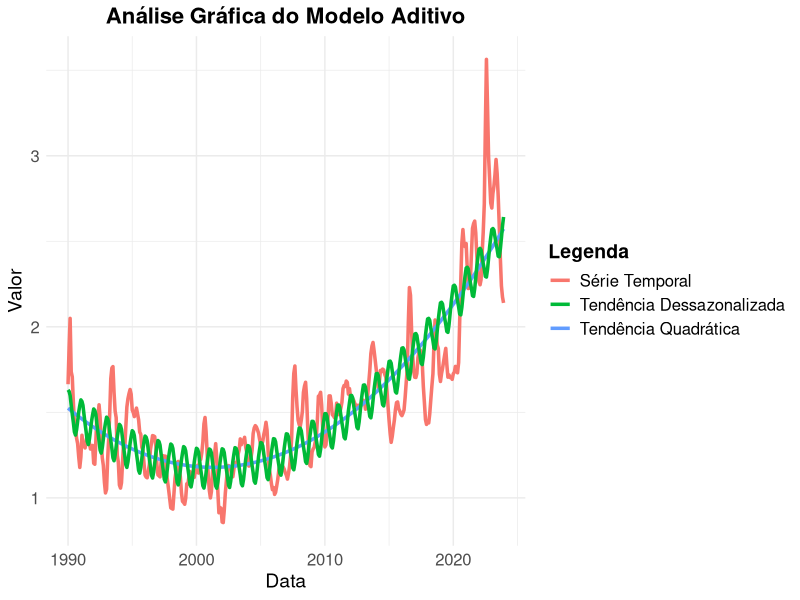
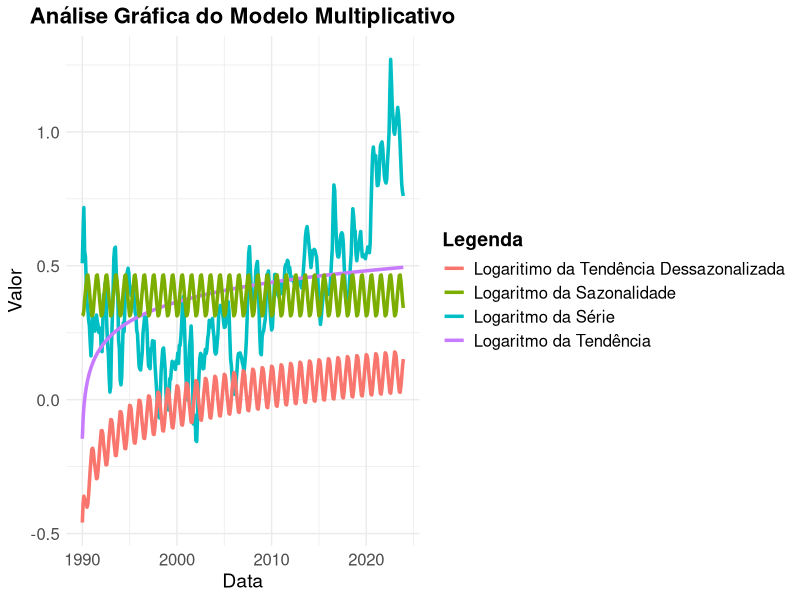

R code for these plots, in order:
# 0) Configurações iniciais -----------------------------------------------

# 0.1) Limpando RStudio: Environment e Console
rm(list = ls())
cat("\014")

# 0.2) Importando pacotes necessários
library(dplyr)
library(tidyr)
library(readxl)
library(ggplot2)

# 0.3) Importando base de dados
df <- readxl::read_excel("inputs/preco_leite_ipca.xlsx")

# 0.4) Tratando dados
df_tratado <- 
  df %>% 
  # Separando a coluna "col1" em "data" e "pl_ipca"
  tidyr::separate(col1, into = c("data", "pl_ipca"), sep = "     ") %>% 
  # Convertendo a coluna "data" para o formato de data, adicionando "-01" e 
  # formatando corretamente
  dplyr::mutate(data = as.Date(paste0(data, "-01"), format = "%Y:%m-%d")) %>% 
  # Convertendo a coluna "pl_ipca" para o tipo numérico, substituindo vírgulas 
  # por pontos
  dplyr::mutate(pl_ipca = as.numeric(gsub(",", ".", pl_ipca)))

# 0.5) Definindo configurações para os gráficos
size_line <- 1.2
size_title <- 16
size_axis_title <- 14
size_axis_text <- 12

# 1) Modelo Aditivo -------------------------------------------------------

# 1.1) Adicionando uma coluna de meses
df_tratado$time <- 1:nrow(df_tratado)

# 1.2) Gerando modelo de regressão quadrática
quadratic_model <- stats::lm(pl_ipca ~ poly(time, 2), data = df_tratado)

# 1.3) Obtendo valores da tendência quadrática
df_tratado$quadratic_trend <- stats::predict(quadratic_model)

# 1.4) Gerando série temporal
ts_data <- stats::ts(df_tratado$pl_ipca, start = c(1990, 1), frequency = 12)

# 1.5) Decompondo série temporal para obter a tendência e sazonalidade
ts_decomposed <- stats::stl(ts_data, s.window = "periodic")

# 1.6) Obtendo valores da sazonalidade
df_tratado$sazonalidade <- ts_decomposed$time.series[, "seasonal"]

# 1.7) Calculando tendência desazonalizada
df_tratado$tendencia_desazonalizada <- df_tratado$quadratic_trend - df_tratado$sazonalidade

# 1.8) Plotando a série temporal original, a tendência quadrática e a série desazonalizada
ggplot(df_tratado, aes(x = data)) +
  geom_line(aes(y = pl_ipca, color = "Série Temporal"), size = size_line) +
  geom_line(aes(y = quadratic_trend, color = "Tendência Quadrática"), size = size_line) +
  geom_line(aes(y = tendencia_desazonalizada, color = "Tendência Dessazonalizada"), size = size_line) +
  labs(title = "Análise Gráfica do Modelo Aditivo",
       x = "Data",
       y = "Valor",
       color = "Legenda") +
  theme_minimal() +
  theme(
    plot.title = element_text(size = size_title, face = "bold", hjust = 0.5),
    axis.title.x = element_text(size = size_axis_title),
    axis.title.y = element_text(size = size_axis_title),
    legend.title = element_text(size = size_axis_title, face = "bold"),
    legend.text = element_text(size = size_axis_text),
    axis.text.x = element_text(size = size_axis_text),
    axis.text.y = element_text(size = size_axis_text)
    )

# 2) Modelo Multiplicativo ------------------------------------------------

# 2.1) Criando variáveis de preço e time em log
df_tratado_2 <- 
  df_tratado %>% 
  dplyr::mutate(log_pl_ipca = log(pl_ipca),
                log_time = log(time))

# 2.2) Gerando modelo de regressão quadrática
quadratic_model <- stats::lm(log_pl_ipca ~ log_time, data = df_tratado_2)

# 2.3) Obtendo valores da tendência quadrática
df_tratado_2$log_tendencia <- stats::predict(quadratic_model)

# 2.4) Extraindo o mês de cada data
df_tratado_2$mes <- format(df_tratado_2$data, "%m")

# 2.5) Convertendo os meses em fatores para gerar dummies sazonais
df_tratado_2$mes <- as.factor(df_tratado_2$mes)

# 2.6) Gerando variáveis de dummies sazonais
dummies <- stats::model.matrix(~ mes - 1, data = df_tratado_2)

# 2.7) Incluindo as dummies sazonais no dataframe
df_tratado_2 <- cbind(df_tratado_2, dummies)

# 2.8) Gerando modelo de regressão quadrática
sazonalidade_model <- lm(log_pl_ipca ~ 
                           mes01 + mes02 + mes03 + mes04 + mes05 + mes06 + 
                           mes07 + mes08 + mes09 + mes10 + mes11 + mes12, 
                         data = df_tratado_2)

# 2.9) Gerando valores da tendência quadrática
df_tratado_2$log_sazonalidade <- stats::predict(sazonalidade_model)

# 2.10) Gerando série temporal
ts_data <- stats::ts(df_tratado_2$log_pl_ipca, start = c(1990, 1), frequency = 12)

# 2.11) Decompondo série temporal usando STL para obter a tendência e sazonalidade
ts_decomposed <- stl(ts_data, s.window = "periodic")

# 2.12) Obtendo valores da sazonalidade
df_tratado_2$sazonalidade <- ts_decomposed$time.series[, "seasonal"]

# 2.13) Calculando tendência desazonalizada
df_tratado_2$tendencia_desazonalizada <- df_tratado_2$log_tendencia - df_tratado_2$log_sazonalidade

# 2.14) Plotando o logaritimo da temporal, o logaritimo da sazonalidade, o logaritimo
# da tendência e o logaritimo da tendência dessazonalizada
ggplot(df_tratado_2, aes(x = data)) +
  geom_line(aes(y = log_pl_ipca, color = "Logaritmo da Série"), size = size_line) +
  geom_line(aes(y = log_tendencia, color = "Logaritmo da Tendência"), size = size_line) +
  geom_line(aes(y = log_sazonalidade, color = "Logaritmo da Sazonalidade"), size = size_line) +
  geom_line(aes(y = tendencia_desazonalizada, color = "Logaritimo da Tendência Dessazonalizada"), size = size_line) +
  labs(title = "Análise Gráfica do Modelo Multiplicativo",
       x = "Data",
       y = "Valor",
       color = "Legenda") +
  theme_minimal() +
  theme(
    plot.title = element_text(size = size_title, face = "bold", hjust = 0.5),
    axis.title.x = element_text(size = size_axis_title),
    axis.title.y = element_text(size = size_axis_title),
    legend.title = element_text(size = size_axis_title, face = "bold"),
    legend.text = element_text(size = size_axis_text),
    axis.text.x = element_text(size = size_axis_text),
    axis.text.y = element_text(size = size_axis_text)
  )
